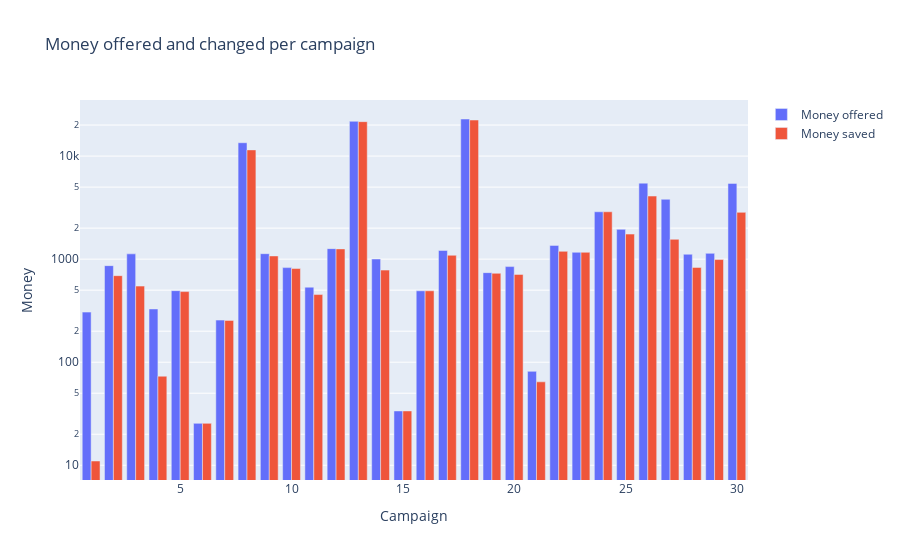

Notebook cell for this chart:
### Code cell
fig5 = go.Figure()
fig5.add_trace(
    go.Bar(x=df_money_group.coupon_disc.sum().index,
               y=df_money_group.coupon_disc.sum().values,
               name="Money offered"))
fig5.add_trace(
    go.Bar(x=df_money_group.saved.sum().index,
               y=df_money_group.saved.sum().values,
               name="Money saved"))
fig5.update_layout(yaxis_type="log")
fig5.update_layout(
    title={'text': "Money offered and changed per campaign",},
    xaxis_title="Campaign",
    yaxis_title="Money")

### Figure 1 — Plotly figure (JSON) as saved in the notebook; plotly's stock layout.template omitted (floating-point values rounded to 4 significant figures)
{"data": [{"name": "Money offered", "type": "bar", "x": [1, 2, 3, 4, 5, 6, 7, 8, 9, 10, 11, 12, 13, 14, 15, 16, 17, 18, 19, 20, 21, 22, 23, 24, 25, 26, 27, 28, 29, 30], "y": [306.3, 865.1, 1125.0, 328.5, 494.5, 25.5, 256.3, 13480.0, 1130.0, 827.7, 534.5, 1265.0, 21750.0, 1003.0, 33.66, 493.0, 1214.0, 22910.0, 739.8, 847.1, 81.5, 1360.0, 1165.0, 2881.0, 1946.0, 5463.0, 3811.0, 1116.0, 1138.0, 5434.0]}, {"name": "Money saved", "type": "bar", "x": [1, 2, 3, 4, 5, 6, 7, 8, 9, 10, 11, 12, 13, 14, 15, 16, 17, 18, 19, 20, 21, 22, 23, 24, 25, 26, 27, 28, 29, 30], "y": [11, 691.4, 547.5, 73.15, 484.5, 25.5, 254.6, 11490.0, 1075.0, 810.7, 453.4, 1258.0, 21580.0, 782.9, 33.66, 493.0, 1090.0, 22380.0, 728.8, 711.1, 64.5, 1191.0, 1165.0, 2881.0, 1751.0, 4095.0, 1557.0, 831.3, 990.8, 2844.0]}], "layout": {"autosize": true, "title": {"text": "Money offered and changed per campaign"}, "xaxis": {"autorange": true, "range": [0.5, 30.5], "title": {"text": "Campaign"}, "type": "linear"}, "yaxis": {"autorange": true, "range": [0.857, 4.544], "title": {"text": "Money"}, "type": "log"}}}
